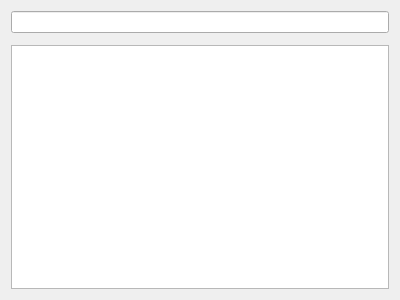
<?xml version="1.0" encoding="UTF-8"?>
<ui version="4.0">
 <class>ComponentSearchWidget</class>
 <widget class="QWidget" name="ComponentSearchWidget">
  <property name="geometry">
   <rect>
    <x>0</x>
    <y>0</y>
    <width>400</width>
    <height>300</height>
   </rect>
  </property>
  <property name="windowTitle">
   <string>Form</string>
  </property>
  <layout class="QVBoxLayout" name="verticalLayout">
   <item>
    <widget class="QLineEdit" name="currentSelection"/>
   </item>
   <item>
    <widget class="CandidatesKanjiList" name="candidatesList" native="true"/>
   </item>
   <item>
    <widget class="QListWidget" name="complementsList">
     <property name="mouseTracking">
      <bool>true</bool>
     </property>
     <property name="selectionMode">
      <enum>QAbstractItemView::SingleSelection</enum>
     </property>
     <property name="movement">
      <enum>QListView::Static</enum>
     </property>
     <property name="resizeMode">
      <enum>QListView::Adjust</enum>
     </property>
     <property name="viewMode">
      <enum>QListView::IconMode</enum>
     </property>
     <property name="selectionRectVisible">
      <bool>false</bool>
     </property>
    </widget>
   </item>
  </layout>
 </widget>
 <customwidgets>
  <customwidget>
   <class>CandidatesKanjiList</class>
   <extends>QWidget</extends>
   <header>gui/kanjidic2/ComponentSearchWidget.h</header>
   <container>1</container>
  </customwidget>
 </customwidgets>
 <resources/>
 <connections/>
</ui>
